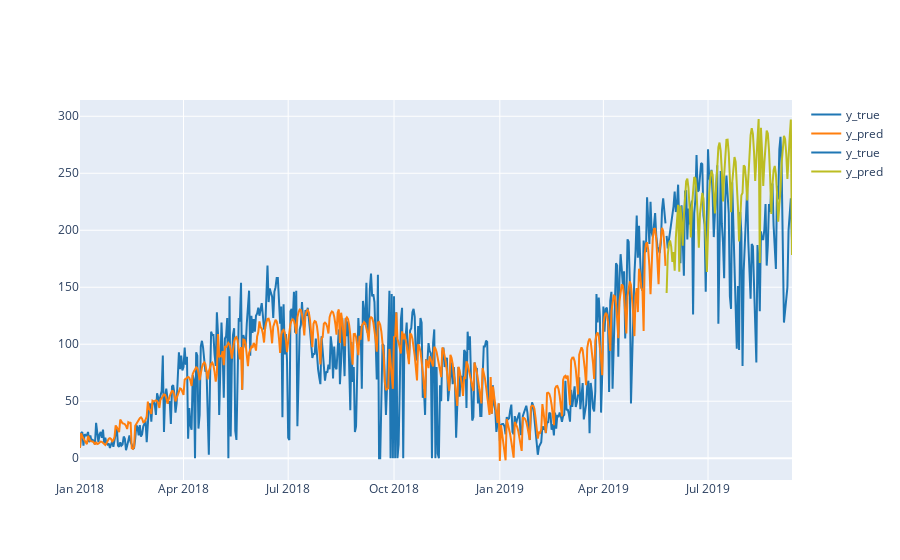

The cell this chart's notebook holds for it:
### Code cell
import numpy as np
import plotly.graph_objects as go

# https://community.plotly.com/t/plotly-colours-list/11730/2

fig=go.Figure()
fig.add_trace(go.Scatter(x=train_viz['date'], y=train_viz['y_train_true'],mode='lines', 
                         line = dict(color = '#1f77b4'), name='y_true')) # muted blue
fig.add_trace(go.Scatter(x=train_viz['date'], y=train_viz['y_train_pred'],mode='lines',
                         line = dict(color = '#ff7f0e'), name='y_pred')) # safety orange
fig.add_trace(go.Scatter(x=valid_viz['date'], y=valid_viz['y_valid_true'],mode='lines',
                         line = dict(color = '#1f77b4'), name='y_true')) # muted blue
fig.add_trace(go.Scatter(x=valid_viz['date'], y=valid_viz['y_valid_pred'],mode='lines',
                         line = dict(color = '#bcbd22'),name='y_pred')) # curry yellow-green
fig.show()
